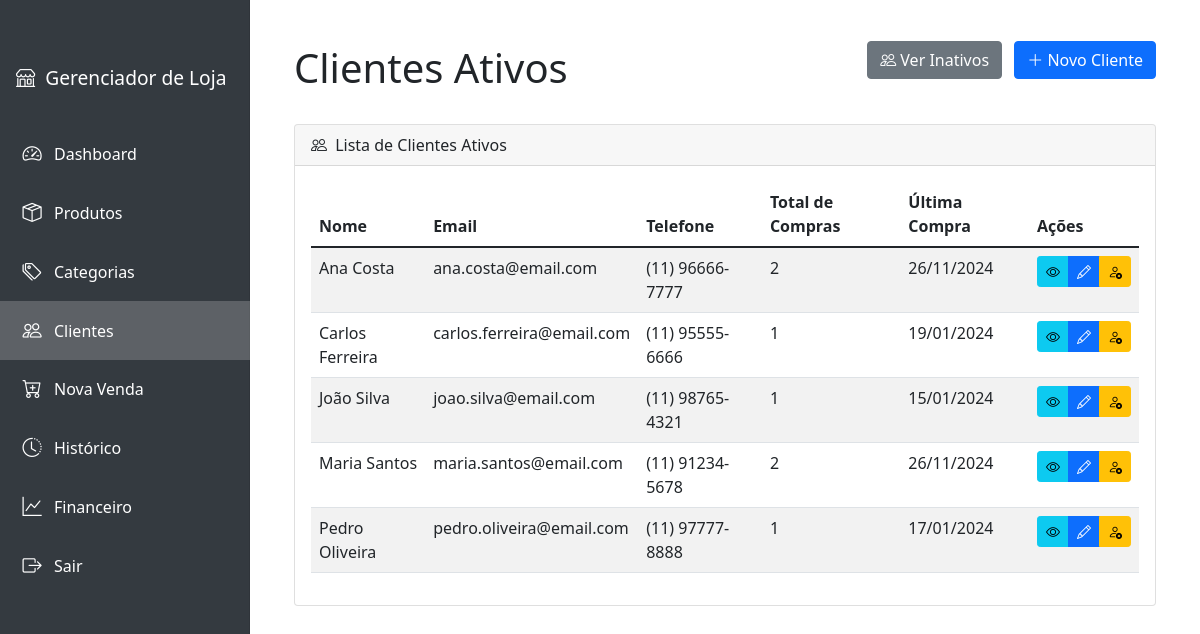
The page /customers/ (signed in) on the database its author committed.
### app/models.py (models this page shows, shortened)
class Customer(db.Model):
    id = db.Column(db.Integer, primary_key=True)
    name = db.Column(db.String(100), nullable=False)
    email = db.Column(db.String(120), unique=True, nullable=True)
    phone = db.Column(db.String(20), nullable=True)
    address = db.Column(db.String(200), nullable=True)
    notes = db.Column(db.Text, nullable=True)
    active = db.Column(db.Boolean, default=True, nullable=False)
    inactivated_at = db.Column(db.DateTime, nullable=True)
    inactivation_reason = db.Column(db.Text, nullable=True)
    created_at = db.Column(db.DateTime, nullable=False, default=datetime.utcnow)
    updated_at = db.Column(db.DateTime, nullable=False, default=datetime.utcnow, onupdate=datetime.utcnow)

class Sale(db.Model):
    id = db.Column(db.Integer, primary_key=True)
    date = db.Column(db.DateTime, nullable=False, default=datetime.utcnow)
    customer_id = db.Column(db.Integer, db.ForeignKey('customer.id'), nullable=True)
    customer = db.relationship('Customer', backref=db.backref('sales', lazy=True))
    user_id = db.Column(db.Integer, db.ForeignKey('user.id'), nullable=False)
    user = db.relationship('User', backref=db.backref('sales', lazy=True))
    payment_method = db.Column(db.String(50), nullable=False)
    installments = db.Column(db.Integer, default=1)
    has_interest = db.Column(db.Boolean, default=False)
    interest_rate = db.Column(db.Float, default=0)
    subtotal = db.Column(db.Float, nullable=False)
    total_amount = db.Column(db.Float, nullable=False)
    notes = db.Column(db.Text)
    status = db.Column(db.String(20), default='active')
    cancelled_at = db.Column(db.DateTime, nullable=True)
    cancellation_reason = db.Column(db.Text)
    items = db.relationship('SaleItem', backref='sale', lazy=True)

### app/routes.py (the view)
@customers.route('/')
@login_required
def customer_list():
    active = request.args.get('active', 'true').lower() == 'true'
    customers = Customer.query.filter_by(active=active).order_by(Customer.name).all()
    return render_template('customers/list.html', customers=customers, active=active)

### app/models.py (called while the page is built)
@login_manager.user_loader
def load_user(user_id):
    return User.query.get(int(user_id))

### app/templates/customers/list.html (shortened to what this page needs)
{% extends "base.html" %}
{% block content %}
<div class="container-fluid px-4">
    <div class="d-flex justify-content-between align-items-center mb-4">
        <h1 class="mt-4">{{ 'Clientes Ativos' if active else 'Clientes Inativos' }}</h1>
        <div>
            <a href="{{ url_for('customers.customer_list', active=not active) }}" class="btn btn-secondary me-2">
                <i class="bi bi-people"></i>
                {{ 'Ver Inativos' if active else 'Ver Ativos' }}
            </a>
            {% if active %}
            <a href="{{ url_for('customers.new_customer') }}" class="btn btn-primary">
                <i class="bi bi-plus-lg"></i> Novo Cliente
            </a>
            {% endif %}
        </div>
    </div>
    <div class="card">
        <div class="card-header">
            <i class="bi bi-people me-1"></i>
            Lista de Clientes {{ 'Ativos' if active else 'Inativos' }}
        </div>
        <div class="card-body">
            <table id="customersTable" class="table table-striped">
                <thead>
                    <tr>
                        <th>Nome</th>
                        <th>Email</th>
                        <th>Telefone</th>
                        <th>Total de Compras</th>
                        <th>Última Compra</th>
                        <th>Ações</th>
                    </tr>
                </thead>
                <tbody>
                    {% for customer in customers %}
                    <tr>
                        <td>{{ customer.name }}</td>
                        <td>{{ customer.email or '-' }}</td>
                        <td>{{ customer.phone or '-' }}</td>
                        <td>{{ customer.sales|length }}</td>
                        <td>
                            {% if customer.sales %}
                                {% set latest_sale = customer.sales|sort(attribute='date', reverse=true)|first %}
                                {{ latest_sale.date.strftime('%d/%m/%Y') }}
                            {% else %}
                                -
                            {% endif %}
                        </td>
                        <td>
                            <div class="btn-group" role="group">
                                <a href="{{ url_for('customers.view_customer', id=customer.id) }}" class="btn btn-info btn-sm" title="Ver Detalhes">
                                    <i class="bi bi-eye"></i>
                                </a>
                                {% if active %}
                                <a href="{{ url_for('customers.edit_customer', id=customer.id) }}" class="btn btn-primary btn-sm" title="Editar">
                                    <i class="bi bi-pencil"></i>
                                </a>
                                {% if customer.sales %}
                                <button onclick="showInactivateModal({{ customer.id }})" class="btn btn-warning btn-sm" title="Inativar">
                                    <i class="bi bi-person-x"></i>
                                </button>
                                {% endif %}
                                {% endif %}
                            </div>
                        </td>
                    </tr>
                    {% endfor %}
                </tbody>
            </table>
        </div>
    </div>
</div>
{% endblock %}

### rows shown on the page
Customer: name "Ana Costa", email "ana.costa@email.com", phone "(11) 96666-7777", sales|length "2"
Sale: date "26/11/2024"
Customer: name "Carlos Ferreira", email "carlos.ferreira@email.com", phone "(11) 95555-6666", sales|length "1"
Sale: date "19/01/2024"
Customer: name "João Silva", email "joao.silva@email.com", phone "(11) 98765-4321", sales|length "1"
Sale: date "15/01/2024"
Customer: name "Maria Santos", email "maria.santos@email.com", phone "(11) 91234-5678", sales|length "2"
Sale: date "26/11/2024"
Customer: name "Pedro Oliveira", email "pedro.oliveira@email.com", phone "(11) 97777-8888", sales|length "1"
Sale: date "17/01/2024"

### other values the page prints
{{ 'Clientes Ativos' if active else 'Clientes Inativos' }} "Clientes Ativos"
{{ 'Ver Inativos' if active else 'Ver Ativos' }} "Ver Inativos"
{{ 'Ativos' if active else 'Inativos' }} "Ativos"
